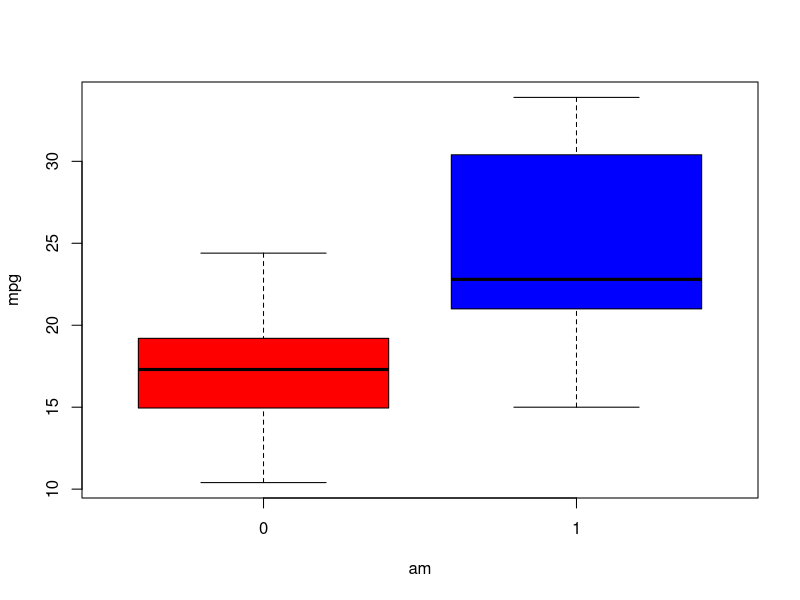
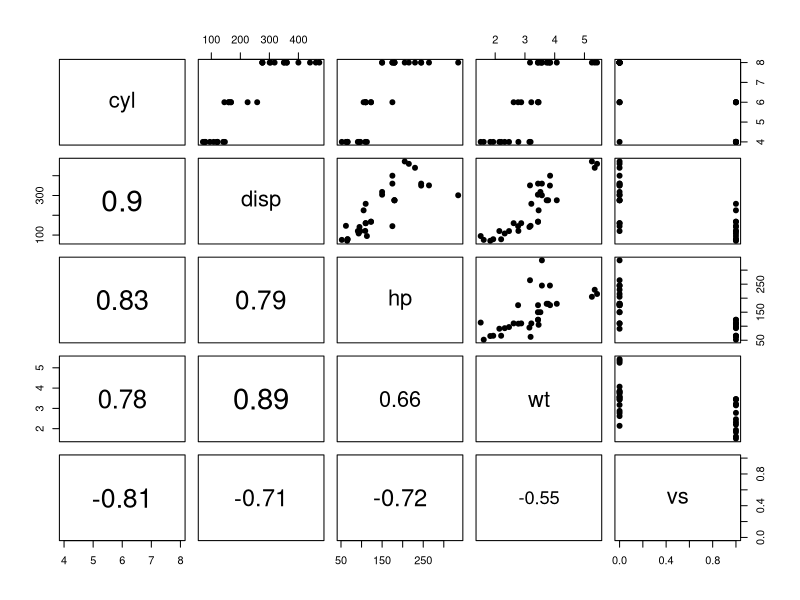
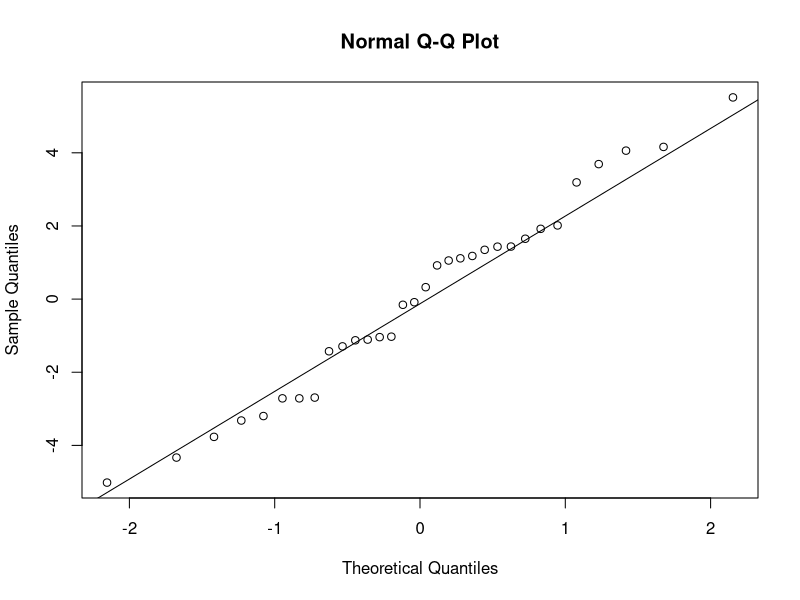
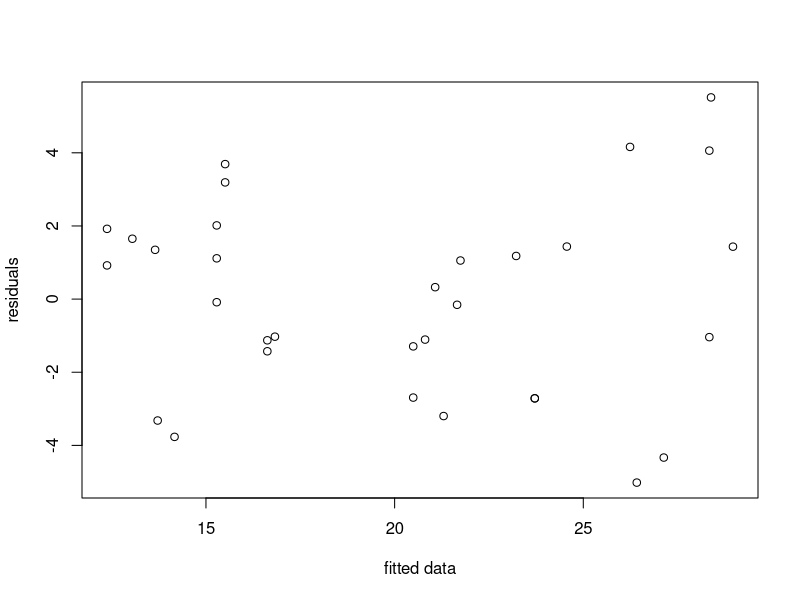

The R script that drew these images, in order:
## ---- chunk 1
knitr::opts_chunk$set(echo = TRUE)
# useful libreries import
library(ggplot2); library(dplyr)
## ---- chunk 2
data("mtcars")
head(mtcars)
## ---- chunk 3
# for convenience, We will work with a copy of the original data set
my_mtcars <- mtcars
## ---- chunk 4
mtcars %>% cor()
## ---- chunk 5
fit0 <- lm(mpg~factor(am),my_mtcars)
fit1 <- lm(mpg~factor(am)+hp,my_mtcars)
fit2 <- lm(mpg~factor(am)+drat,my_mtcars)
fit3 <- lm(mpg~factor(am)+wt,my_mtcars)
fit4 <- lm(mpg~factor(am)+factor(vs),my_mtcars)
fit5 <- lm(mpg~factor(am)+hp+factor(vs),my_mtcars)
fit6 <- lm(mpg~factor(am)+hp+factor(vs)+drat+wt,my_mtcars)

anova(fit0,fit5)
## ---- chunk 6
rbind(summary(fit0)$coef[2,], summary(fit1)$coef[2,], summary(fit2)$coef[2,], summary(fit3)$coef[2,], summary(fit4)$coef[2,], summary(fit5)$coef[2,],summary(fit6)$coef[2,])
## ---- chunk 7
confint(fit5)[2,]
## ---- chunk 8
#ggplot boxplot not printed correctly with Knitr, using basing plotting instead.
boxplot(mpg ~ am, data = my_mtcars, col=(c("red","blue")))



## ---- chunk 9
# Function used to dispkay correlation coefficients on pair plots  
panel.cor <- function(x, y, ...)
{
par(usr = c(0, 1, 0, 1))
txt <- as.character(format(cor(x, y), digits=2))
text(0.5, 0.5, txt, cex = 3* abs(cor(x, y)))
}

my_mtcars %>% select (cyl,disp,hp,wt,vs) %>% pairs(lower.panel=panel.cor,pch = 19)
## ---- chunk 10
qqnorm(fit5$residuals)
qqline(fit5$residuals)
## ---- chunk 11
# Valeurs absolues  
plot((fit5$residuals) ~ fit5$fitted, xlab ="fitted data", ylab="residuals")
